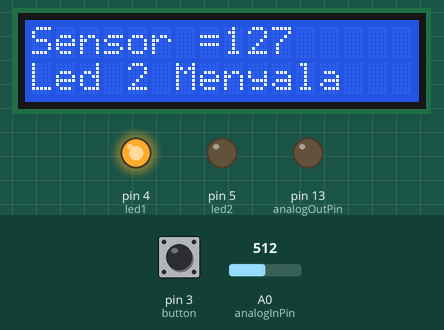
Bench run of a sketch on a simulated Arduino Uno, built with avr-gcc and run on an emulated ATmega328P. Parts: 16×2 character LCD, output pins drawn as LEDs (lit = HIGH). The test bench sets the inputs (shaded band); at power-on: A0 (analogInPin) = 512, pin 3 (button) LOW.

Above: at 3.8 s.
3.9 s: A0 (analogInPin) set to 527
At 4.6 s:
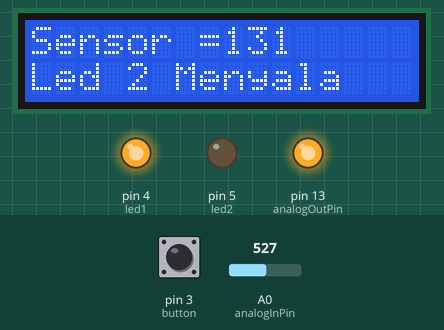
5.5 s: pin 3 (button) pulled HIGH for 1 s
At 6.4 s:
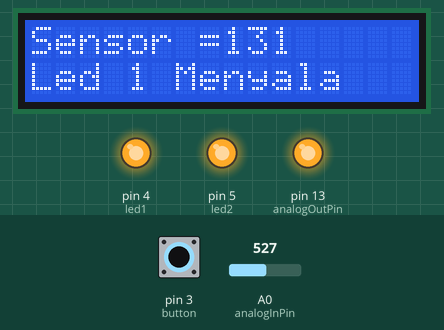
8.0 s: A0 (analogInPin) set to 716
At 9.4 s:
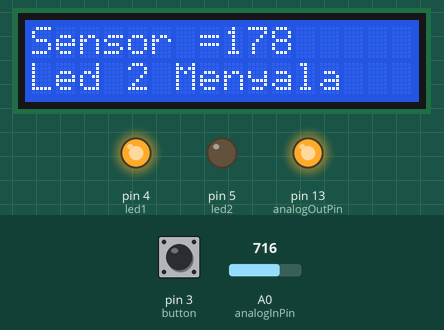
9.7 s: pin 3 (button) pulled HIGH for 1 s
At 10.4 s:
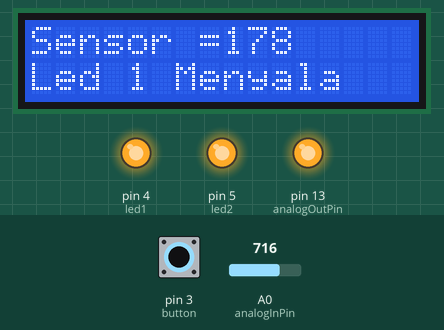
12.2 s: pin 3 (button) pulled HIGH for 3.2 s
At 15.8 s:
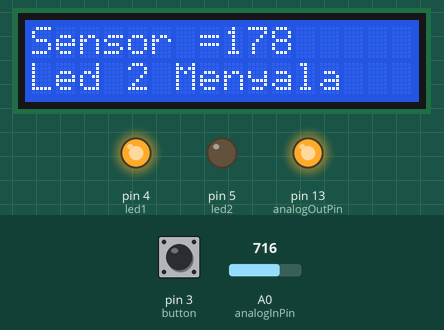
17.0 s: A0 (analogInPin) set to 900
At 18.4 s:
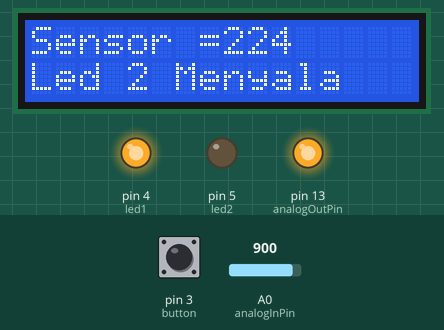
Timing chart, 0 to 19.6 s (numbered marks = the images above; inputs shaded):
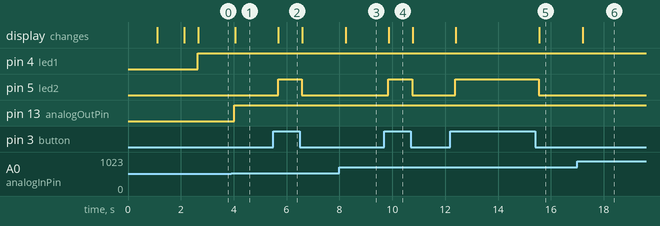

The sketch:

project_uts.ino
```cpp
#include <LiquidCrystal_I2C.h>
LiquidCrystal_I2C lcd(0x27 ,2,1,0,4,5,6,7,3, POSITIVE);

const int analogInPin = A0;  // pin potensiometer
const int analogOutPin = 13; // pin indikator

int sensorValue ;        // value read from the pot
int outputValue ;        // value output to the PWM (analog out)
int led1    = 4 ;
int led2    = 5;
int button  = 3;

void setup() {

 pinMode(led1, OUTPUT);
 pinMode(led2, OUTPUT);
 pinMode(button, INPUT);
 lcd.begin(16, 2); // ukuran lcd 16 baris 2 kolom

 lcd.setCursor(0,0); // kordinat (baris,kolom)
 lcd.print ("Ath Thaareq M");
 lcd.setCursor(0,1);
 lcd.print ("16202006");
 delay(1000);
 lcd.clear();

 lcd.setCursor(0,0);
 lcd.print ("Sensor  Actuator");
 lcd.setCursor(6,1);
 lcd.print ("UTS");
 delay(1000);
 lcd.clear();

 lcd.setCursor(3,0);
 lcd.print ("READY...!!");
 delay(500);

 lcd.clear();
}

void loop() {

  sensorValue = analogRead(analogInPin);
  outputValue = map(sensorValue, 0, 1023, 0, 255);
  analogWrite(analogOutPin, outputValue);

// keluaran Vout dari sensor
    //int nilai = analogRead (A0);
    //float tegangan_hasil = 5.0 * nilai / 1024;
  //tampilan hasil output nilai analog
  //Serial.print ("Vout=");
  //Serial.print (tegangan_hasil);
  //Serial.print (" V");

// tampilan hasil nilai digital sensor
lcd.setCursor(0,0);
  lcd.print("Sensor =");
  lcd.print(outputValue);
  lcd.print(" ");

//lcd.setCursor(0,1);
  //lcd.print("Output =");
  //lcd.print(outputValue);
  //lcd.print("  ");


  // check if the pushbutton is pressed.
  // if it is, the buttonState is HIGH:
  if (digitalRead(button) == HIGH) {

   // digitalWrite(led1, HIGH);
    digitalWrite(led2, HIGH);
    lcd.setCursor(0,1);
    lcd.print("Led 1 Menyala");

  }
  else if (digitalRead(button) == LOW) {

    digitalWrite(led1, HIGH);
    digitalWrite(led2, LOW);
    lcd.setCursor(0,1);
    lcd.print("Led 2 Menyala");
    lcd.print("          ");
  }
  else if (digitalRead(button) == LOW){

    digitalWrite(led1, LOW);
    digitalWrite(led2, HIGH);
    lcd.setCursor(0,1);
    lcd.print("Led 1 Menyala");
    lcd.print("          ");
  }
   else if (digitalRead(button) == LOW) {

    digitalWrite(led1, HIGH);
    digitalWrite(led2, LOW);
    lcd.setCursor(0,1);
    lcd.print("Led 2 Menyala");
    lcd.print("          ");
  }

  delay(200);
}
```

Measured:
- the behaviour switches between 513 and 514 on A0 (analogInPin) (found by bisection; images 0 and 1)
- after the input at 3.9 s, pin 13 (analogOutPin): LOW → HIGH after 0.13 s; the display: changes after 0.16 s (image 1)
- after the input at 5.5 s, pin 5 (led2): LOW → HIGH after 0.18 s, → LOW 0.90 s later; the display: changes after 0.19 s (image 2)
- after the input at 8.0 s, the display: changes after 0.24 s (image 3)
- after the input at 9.7 s, pin 5 (led2): LOW → HIGH after 0.15 s, → LOW 0.90 s later; the display: changes after 0.17 s (image 4)
- after the input at 12.2 s, pin 5 (led2): LOW → HIGH after 0.19 s, → LOW 3.1 s later; the display: first changes after 0.20 s (image 5 shows a later state)
- after the input at 17.0 s, the display: changes after 0.20 s (image 6)
